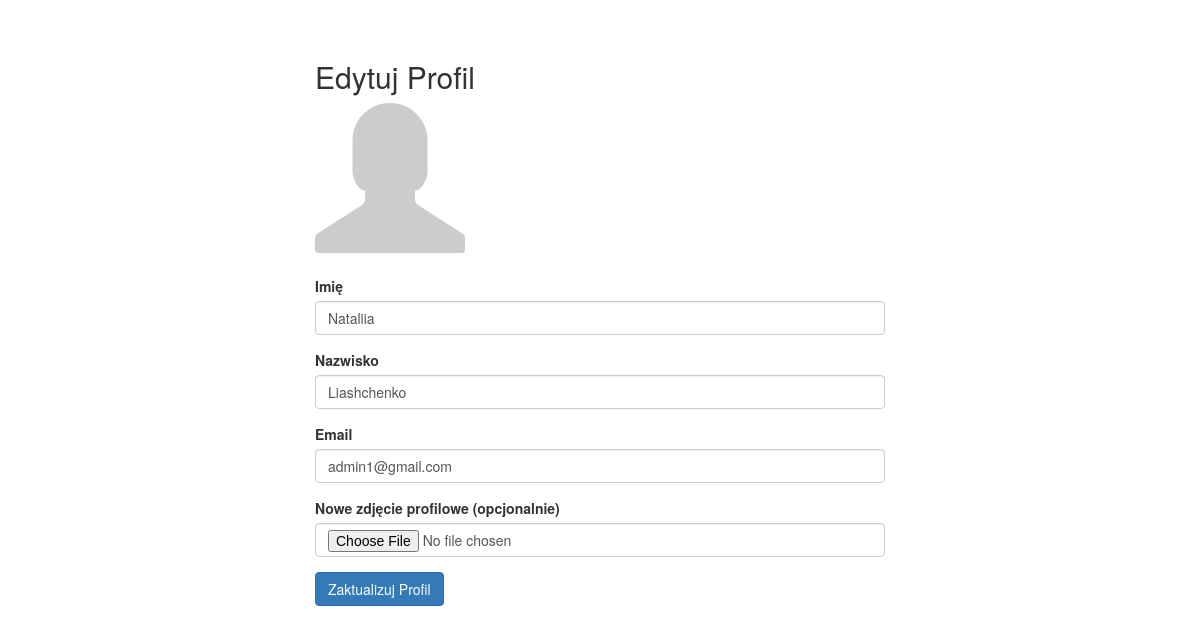
The app's page /after_login/edit_profile.php (signed in), older data.
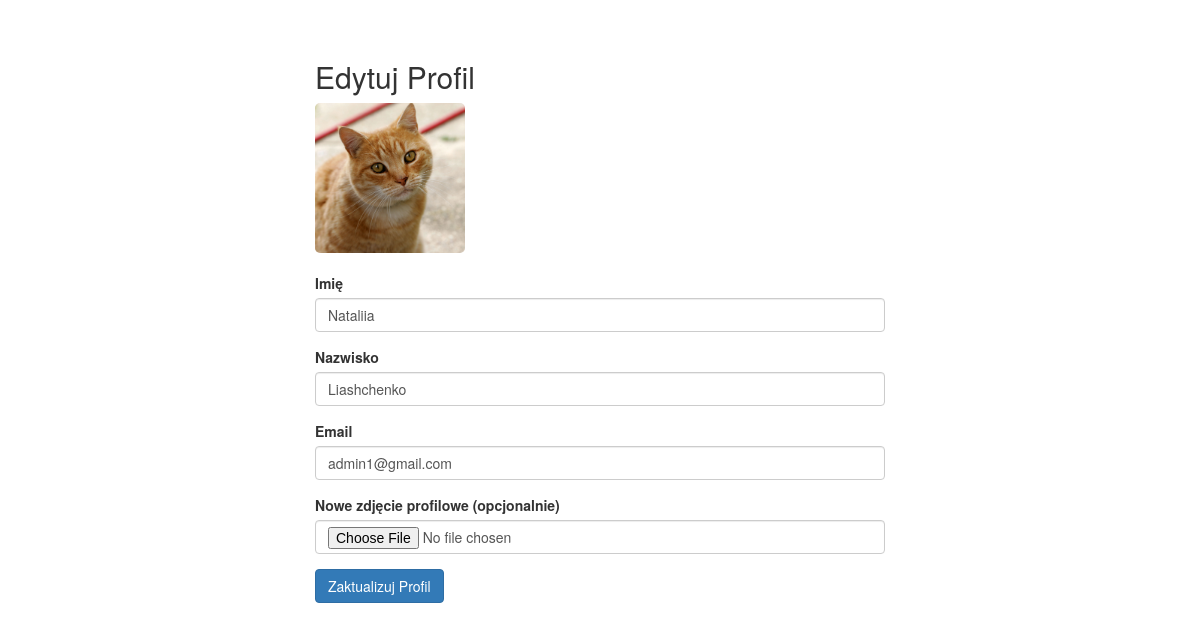
The same page, newer data.
### tables this page shows
CREATE TABLE `sign_up` (
  `id_user` int(11) NOT NULL,
  `fname` varchar(250) DEFAULT NULL,
  `lname` varchar(250) DEFAULT NULL,
  `address` varchar(250) DEFAULT NULL,
  `email` varchar(250) DEFAULT NULL,
  `password` varchar(250) DEFAULT NULL,
  `status` int(11) NOT NULL DEFAULT 1,
  `created_at` timestamp NOT NULL DEFAULT current_timestamp(),
  `profile_picture` varchar(255) DEFAULT NULL
);

### after_login/edit_profile.php (the view, shortened to what this page needs)
<?php
require_once __DIR__ . '/../config/DatebaseConnector.php';
$logid = $_SESSION['logid'];
$stmt = $conn->prepare("SELECT fname, lname, email, profile_picture FROM sign_up WHERE id_user = ?");
$stmt->bind_param("i", $logid);
$stmt->execute();
$result = $stmt->get_result();
$user = $result->fetch_assoc();
?>
<!DOCTYPE html>
<html lang="pl">
<head>
    <link rel="stylesheet" href="https://maxcdn.bootstrapcdn.com/bootstrap/3.4.1/css/bootstrap.min.css" />
</head>
<body>
<div class="container" style="max-width:600px; margin-top:40px;">
    <h2>Edytuj Profil</h2>
    <?php if (!empty($user['profile_picture']) && file_exists('uploads/' . $user['profile_picture'])): ?>
        <div style="margin-bottom:20px;">
            <img src="uploads/<?= htmlspecialchars($user['profile_picture']) ?>" alt="Zdjęcie profilowe" style="max-width:150px; border-radius:5px;">
        </div>
    <?php else: ?>
        <div style="margin-bottom:20px;">
            <i class="glyphicon glyphicon-user" style="font-size:150px;color:#ccc;"></i>
        </div>
    <?php endif; ?>
    <form action="edit_profile.php" method="POST" enctype="multipart/form-data">
        <div class="form-group">
            <label for="fname">Imię</label>
            <input type="text" name="fname" id="fname" class="form-control" value="<?= htmlspecialchars($user['fname']) ?>" required />
        </div>
        <div class="form-group">
            <label for="lname">Nazwisko</label>
            <input type="text" name="lname" id="lname" class="form-control" value="<?= htmlspecialchars($user['lname']) ?>" required />
        </div>
        <div class="form-group">
            <label for="email">Email</label>
            <input type="email" name="email" id="email" class="form-control" value="<?= htmlspecialchars($user['email']) ?>" required />
        </div>
        <div class="form-group">
            <label for="profile_picture">Nowe zdjęcie profilowe (opcjonalnie)</label>
            <input type="file" name="profile_picture" id="profile_picture" class="form-control" accept="image/jpeg,image/png,image/gif" />
        </div>
        <button type="submit" class="btn btn-primary">Zaktualizuj Profil</button>
    </form>
</div>
</body>
</html>

Row changes from the older to the newer data that the page shows:
changed sign_up "Nataliia": profile_picture: picture added
